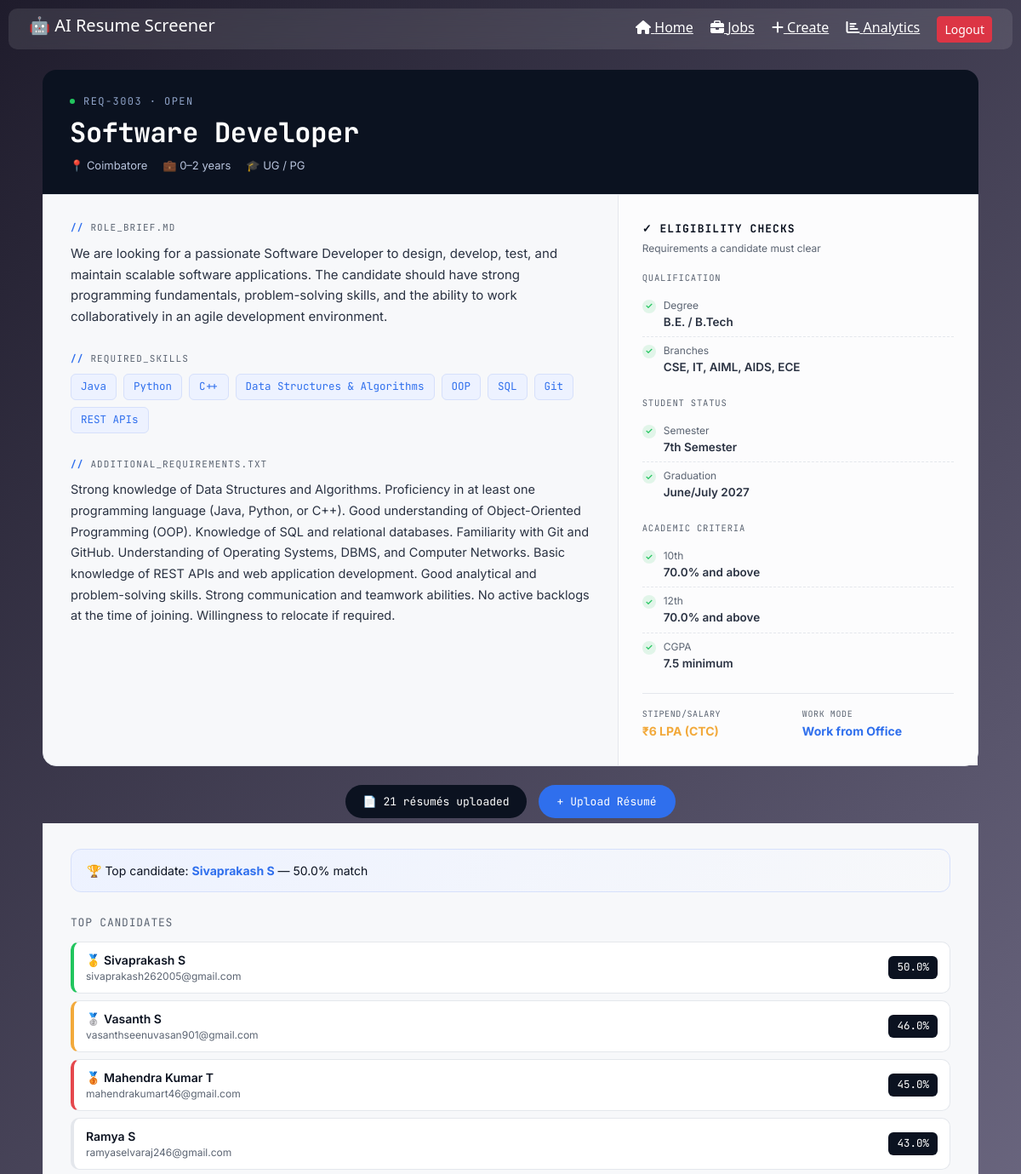
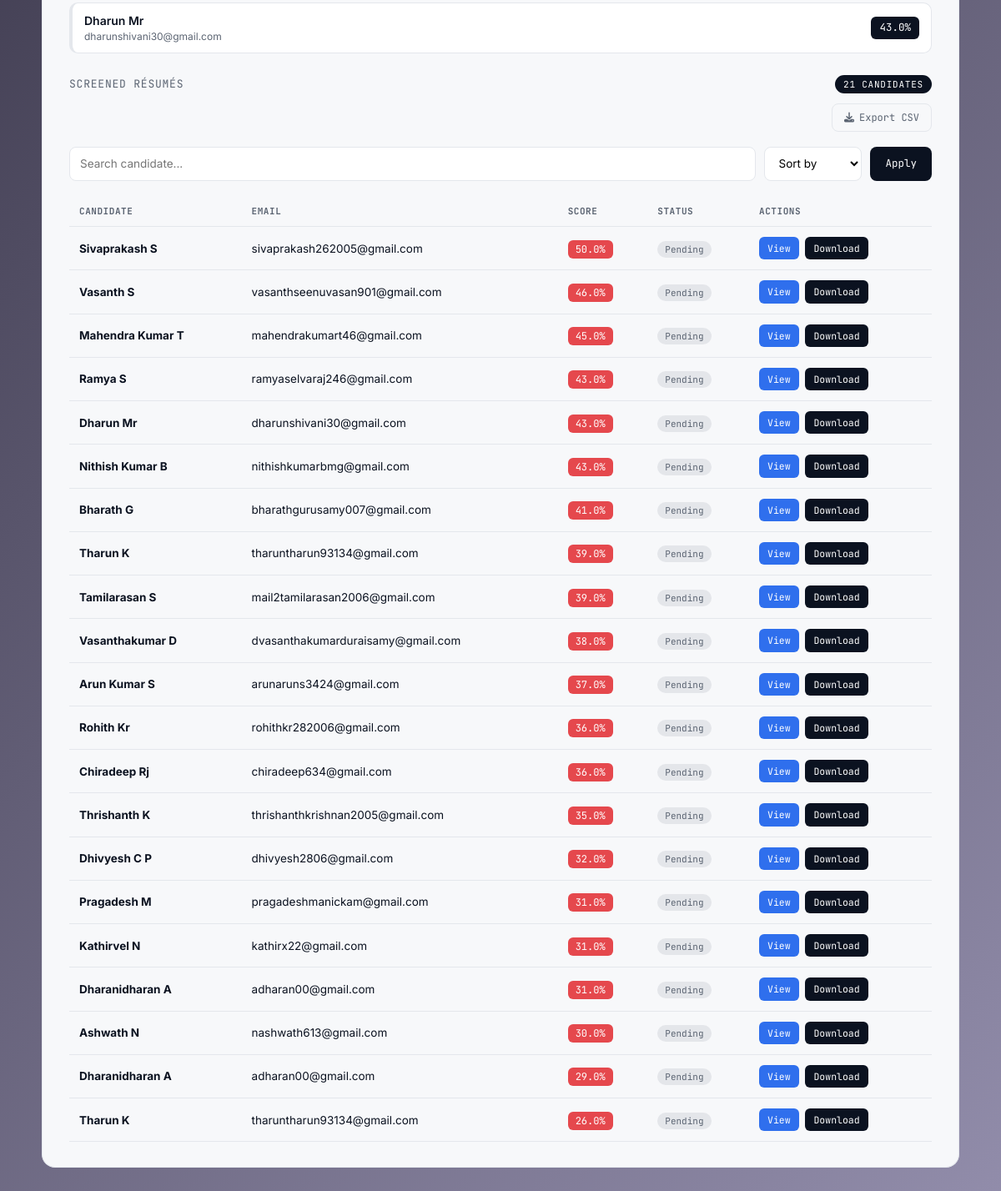
/job/3/ (signed in), run on the app's committed database (2 pictures, top to bottom).
### app/models.py (models this page shows, shortened)
class Job(models.Model):
    title = models.CharField(max_length=200)
    description = models.TextField()
    skills = models.CharField(max_length=300, blank=True)
    experience = models.CharField(max_length=100, blank=True)
    education = models.CharField(max_length=200, blank=True)
    location = models.CharField(max_length=100, blank=True)
    qualification = models.CharField(max_length=100, blank=True)         # e.g. "B.E. / B.Tech"
    eligible_branches = models.CharField(max_length=300, blank=True)      # e.g. "CSE, IT, AIML, AIDS"
    current_semester = models.CharField(max_length=50, blank=True)        # e.g. "7th semester"
    expected_graduation = models.CharField(max_length=50, blank=True)     # e.g. "June/July 2027"
    min_tenth_percentage = models.FloatField(null=True, blank=True)       # e.g. 75.0
    min_twelfth_percentage = models.FloatField(null=True, blank=True)     # e.g. 70.0
    min_cgpa = models.FloatField(null=True, blank=True)                   # e.g. 6.5
    stipend = models.CharField(max_length=100, blank=True)                # e.g. "₹25,000/month"
    work_mode = models.CharField(max_length=50, blank=True)               # e.g. "Work from Office"
    additional_requirements = models.TextField(blank=True)                # relocation, full-time commitment etc.

class Resume(models.Model):
    job = models.ForeignKey(Job, on_delete=models.CASCADE)
    file = models.FileField(upload_to='resumes/')
    name = models.CharField(max_length=200)
    email = models.EmailField()
    phone = models.CharField(max_length=20)
    extracted_text = models.TextField(blank=True)
    score = models.FloatField(null=True, blank=True)
    match_reasons = models.TextField(blank=True, null=True)
    matched_skills = models.TextField(blank=True, null=True)
    skills_score = models.FloatField(null=True, blank=True)
    experience_score = models.FloatField(null=True, blank=True)
    education_score = models.FloatField(null=True, blank=True)
    experience_text = models.TextField(blank=True, null=True)
    education_text = models.TextField(blank=True, null=True)
    shortlisted = models.BooleanField(null=True, blank=True, default=None)
    skill_match_ratio = models.FloatField(null=True, blank=True)
    matched_skills_count = models.IntegerField(null=True, blank=True)
    years_experience = models.IntegerField(null=True, blank=True)
    education_level = models.IntegerField(null=True, blank=True)
    resume_word_count = models.IntegerField(null=True, blank=True)

### app/views.py (the view)
# urls.py: path('job/<int:id>/', views.job_detail, name='job_detail'),
@login_required
def job_detail(request, id):
    job = get_object_or_404(Job, id=id)
    skill_list = [s.strip() for s in (job.skills or "").split(',') if s.strip()]
    resumes = Resume.objects.filter(job=job)
    query = request.GET.get('q')
    if query:
        resumes = resumes.filter(name__icontains=query)
    sort = request.GET.get('sort')
    if sort == "high":
        resumes = resumes.order_by('-score')
    elif sort == "low":
        resumes = resumes.order_by('score')
    else:
        resumes = resumes.order_by('-score')  # default
    top_candidate = resumes.first() if resumes.exists() else None
    return render(request, 'app/job_detail.html', {
        'job': job,
        'resumes': resumes,
        'top_candidate': top_candidate,
        'skill_list': skill_list
    })

### app/templates/app/job_detail.html (shortened to what this page needs)
{% extends 'app/base.html' %}
{% block content %}
<div class="jd-page">
  <div class="jd-header">
    <div class="jd-req-id">
      <span class="jd-dot"></span> REQ-{{ job.id }}00{{ job.id }} · OPEN
    </div>
    <h1 class="jd-title">{{ job.title }}</h1>
    <div class="jd-meta-row">
      <span>📍 {{ job.location|default:"Not specified" }}</span>
      <span>💼 {{ job.experience|default:"Not specified" }}</span>
      <span>🎓 {{ job.education|default:"Not specified" }}</span>
    </div>
  </div>
  <div class="jd-body">
    <div class="jd-main">
      <div class="jd-section-label">role_brief.md</div>
      <p class="jd-description">{{ job.description }}</p>
      <div class="jd-section-label">required_skills</div>
      <div class="jd-skills">
        {% for skill in skill_list %}
          <span class="jd-skill-tag">{{ skill }}</span>
        {% empty %}
          <span class="jd-req-line" style="color: #5B6472;">No specific skills listed</span>
        {% endfor %}
      </div>
      {% if job.additional_requirements %}
      <div class="jd-section-label">additional_requirements.txt</div>
      <p class="jd-req-line">{{ job.additional_requirements }}</p>
      {% endif %}
    </div>
    <div class="jd-panel">
      <div class="jd-panel-title">✓ Eligibility Checks</div>
      <div class="jd-panel-sub">Requirements a candidate must clear</div>
      {% if job.qualification or job.eligible_branches %}
      <div class="jd-check-group">
        <div class="jd-check-group-label">Qualification</div>
        {% if job.qualification %}
        <div class="jd-check-row">
          <span class="jd-check-icon">✓</span>
          <span>
            <span class="jd-check-label">Degree</span>
            <span class="jd-check-value">{{ job.qualification }}</span>
          </span>
        </div>
        {% endif %}
        {% if job.eligible_branches %}
        <div class="jd-check-row">
          <span class="jd-check-icon">✓</span>
          <span>
            <span class="jd-check-label">Branches</span>
            <span class="jd-check-value">{{ job.eligible_branches }}</span>
          </span>
        </div>
        {% endif %}
      </div>
      {% endif %}
      {% if job.current_semester or job.expected_graduation %}
      <div class="jd-check-group">
        <div class="jd-check-group-label">Student Status</div>
        {% if job.current_semester %}
        <div class="jd-check-row">
          <span class="jd-check-icon">✓</span>
          <span>
            <span class="jd-check-label">Semester</span>
            <span class="jd-check-value">{{ job.current_semester }}</span>
          </span>
        </div>
        {% endif %}
        {% if job.expected_graduation %}
        <div class="jd-check-row">
          <span class="jd-check-icon">✓</span>
          <span>
            <span class="jd-check-label">Graduation</span>
            <span class="jd-check-value">{{ job.expected_graduation }}</span>
          </span>
        </div>
        {% endif %}
      </div>
      {% endif %}
      {% if job.min_tenth_percentage or job.min_twelfth_percentage or job.min_cgpa %}
      <div class="jd-check-group">
        <div class="jd-check-group-label">Academic Criteria</div>
        {% if job.min_tenth_percentage %}
        <div class="jd-check-row">
          <span class="jd-check-icon">✓</span>
          <span>
            <span class="jd-check-label">10th</span>
            <span class="jd-check-value">{{ job.min_tenth_percentage }}% and above</span>
          </span>
        </div>
        {% endif %}
        {% if job.min_twelfth_percentage %}
        <div class="jd-check-row">
          <span class="jd-check-icon">✓</span>
          <span>
            <span class="jd-check-label">12th</span>
            <span class="jd-check-value">{{ job.min_twelfth_percentage }}% and above</span>
          </span>
        </div>
        {% endif %}
        {% if job.min_cgpa %}
        <div class="jd-check-row">
          <span class="jd-check-icon">✓</span>
          <span>
            <span class="jd-check-label">CGPA</span>
            <span class="jd-check-value">{{ job.min_cgpa }} minimum</span>
          </span>
        </div>
        {% endif %}
      </div>
      {% endif %}
      {% if job.stipend or job.work_mode %}
      <div class="jd-offer-strip">
        {% if job.stipend %}
        <div class="jd-offer-item">
          <div class="jd-offer-label">Stipend/Salary</div>
          <div class="jd-offer-value">{{ job.stipend }}</div>
        </div>
        {% endif %}
        {% if job.work_mode %}
        <div class="jd-offer-item">
          <div class="jd-offer-label">Work Mode</div>
          <div class="jd-offer-value" style="color: #2F6FED;">{{ job.work_mode }}</div>
        </div>
        {% endif %}
      </div>
      {% endif %}
    </div>
  </div>
  <div class="jd-action-bar">
    <span class="jd-pill">📄 {{ resumes|length }} résumés uploaded</span>
    <a href="/upload/{{ job.id }}/" class="jd-btn-primary">+ Upload Résumé</a>
  </div>
  <div class="jd-candidates">
    {% if top_candidate %}
    <div class="jd-top-banner">
      🏆 Top candidate: <b>{{ top_candidate.name }}</b> — {{ top_candidate.score }}% match
    </div>
    {% endif %}
    <div class="jd-cand-heading">
      Top Candidates
    </div>
    <div class="jd-rank-list">
      {% for r in resumes|slice:":5" %}
        <div class="jd-rank-row {% if forloop.counter == 1 %}rank-1{% elif forloop.counter == 2 %}rank-2{% elif forloop.counter == 3 %}rank-3{% endif %}">
          <div>
            <div class="jd-rank-name">
              {% if forloop.counter == 1 %}🥇{% elif forloop.counter == 2 %}🥈{% elif forloop.counter == 3 %}🥉{% endif %}
              {{ r.name }}
            </div>
            <div class="jd-rank-email">{{ r.email }}</div>
          </div>
          <span class="jd-score-chip">{{ r.score }}%</span>
        </div>
      {% empty %}
        <p style="color: #5B6472; font-size: 13.5px;">No candidates yet</p>
      {% endfor %}
    </div>
    <div class="jd-cand-heading">
      Screened Résumés
      <span class="jd-count-chip">{{ resumes|length }} candidates</span>
    </div>
    <div style="display:flex; justify-content:flex-end; margin-bottom: 10px;">
      <a href="/download/{{ job.id }}/" class="jd-csv-link"><i class="fa fa-download"></i> Export CSV</a>
    </div>
    <form method="GET" class="jd-toolbar">
      <input type="text" name="q" placeholder="Search candidate..."
             value="{{ request.GET.q }}" class="jd-input">
      <select name="sort" class="jd-select">
        <option value="">Sort by</option>
      </select>
      <button type="submit" class="jd-btn-apply">Apply</button>
    </form>
    <div class="jd-table-wrap">
      <table class="jd-table">
        <thead>
          <tr>
            <th>Candidate</th>
            <th>Email</th>
            <th>Score</th>
            <th>Status</th>
            <th>Actions</th>
          </tr>
        </thead>
        <tbody>
          {% for r in resumes %}
          <tr>
            <td><b>{{ r.name }}</b></td>
            <td>{{ r.email }}</td>
            <td>
              {% if r.score >= 80 %}
                <span class="jd-score-badge jd-score-high">{{ r.score }}%</span>
              {% elif r.score >= 60 %}
                <span class="jd-score-badge jd-score-mid">{{ r.score }}%</span>
              {% else %}
                <span class="jd-score-badge jd-score-low">{{ r.score }}%</span>
              {% endif %}
            </td>
            <td>
              {% if r.score >= 70 %}
                <span class="jd-status-tag jd-status-shortlisted">Shortlisted</span>
              {% else %}
                <span class="jd-status-tag jd-status-pending">Pending</span>
              {% endif %}
            </td>
            <td>
              <a href="/resume/{{ r.id }}/" class="jd-action-link jd-action-view">View</a>
              {% if r.file %}
                <a href="{{ r.file.url }}" class="jd-action-link jd-action-download">Download</a>
              {% else %}
                <span style="color: #E5484D; font-size: 12px;">No file</span>
              {% endif %}
            </td>
          </tr>
          {% empty %}
          <tr>
            <td colspan="5" style="text-align:center; color: #5B6472;">No resumes uploaded</td>
          </tr>
          {% endfor %}
        </tbody>
      </table>
    </div>
  </div>
</div>
{% endblock %}

### app/templates/app/base.html (shortened to what this page needs)
<!DOCTYPE html>
<html>
<head>
    <link href="https://cdn.jsdelivr.net/npm/bootstrap@5.3.0/dist/css/bootstrap.min.css" rel="stylesheet">
    <link href="https://cdnjs.cloudflare.com/ajax/libs/font-awesome/6.5.0/css/all.min.css" rel="stylesheet">
</head>
<body>
<nav class="navbar navbar-expand-lg px-4">
    <h5 class="text-white">🤖 AI Resume Screener</h5>
    <div class="ms-auto">
        <a href="/" class="me-3"><i class="fa fa-home"></i> Home</a>
        <a href="/jobs/" class="me-3"><i class="fa fa-briefcase"></i> Jobs</a>
        <a href="/create-job/" class="me-3"><i class="fa fa-plus"></i> Create</a>
        <a href="/analytics/" class="me-3"><i class="fa fa-chart-bar"></i> Analytics</a>
         {% if user.is_authenticated %}
        <form action="/logout/" method="post" style="display:inline;">
    <button class="btn btn-sm btn-danger">Logout</button>
</form>
    {% else %}
        <a href="/login/" class="btn btn-sm btn-primary">Login</a>
    {% endif %}
    </div>
</nav>
<div class="container mt-4">
    {% block content %}
    {% endblock %}
</div>
</body>
</html>

### app/templates/app/base.html (style rules this page uses)
body { background: linear-gradient(135deg, #1f1c2c, #928dab); min-height: 100vh; font-family: 'Segoe UI', sans-serif; }
.navbar { background: rgba(255,255,255,0.1); backdrop-filter: blur(10px); border-radius: 10px; margin: 10px; }
.navbar a { color: white !important; font-weight: 500; }

### data on the page
Job: id "3", title "Software Developer", location "Coimbatore", experience "0–2 years", education "UG / PG", description "We are looking for a passionate Software Developer to design, develop, test, and maintain scalable software applications. The candidate should have strong programming fundamentals, problem-solving skills, and the ability to work collaboratively in an agile development environment.", additional_requirements "Strong knowledge of Data Structures and Algorithms. Proficiency in at least one programming language (Java, Python, or C++). Good understanding of Object-Oriented Programming (OOP). Knowledge of SQL and relational databases. Familiarity with Git and GitHub. Understanding of Operating Systems, DBMS, and Computer Networks. Basic knowledge of REST APIs and web application development. Good analytical and problem-solving skills. Strong communication and teamwork abilities. No active backlogs at the time of joining. Willingness to relocate if required.", qualification "B.E. / B.Tech", eligible_branches "CSE, IT, AIML, AIDS, ECE", current_semester "7th Semester", expected_graduation "June/July 2027", min_tenth_percentage "70.0", min_twelfth_percentage "70.0", min_cgpa "7.5", stipend "₹6 LPA (CTC)", work_mode "Work from Office"
Resume: name "Sivaprakash S", score "50.0", email "sivaprakash262005@gmail.com", shows "Pending"
Resume: name "Vasanth S", email "vasanthseenuvasan901@gmail.com", score "46.0", shows "Pending"
Resume: name "Mahendra Kumar T", email "mahendrakumart46@gmail.com", score "45.0", shows "Pending"
Resume: name "Ramya S", email "ramyaselvaraj246@gmail.com", score "43.0", shows "Pending"
Resume: name "Dharun Mr", email "dharunshivani30@gmail.com", score "43.0", shows "Pending"
Resume: name "Nithish Kumar B", email "nithishkumarbmg@gmail.com", score "43.0", shows "Pending"
Resume: name "Bharath G", email "bharathgurusamy007@gmail.com", score "41.0", shows "Pending"
Resume: name "Tharun K", email "tharuntharun93134@gmail.com", score "39.0", shows "Pending"
Resume: name "Tamilarasan S", email "mail2tamilarasan2006@gmail.com", score "39.0", shows "Pending"
Resume: name "Vasanthakumar D", email "dvasanthakumarduraisamy@gmail.com", score "38.0", shows "Pending"
Resume: name "Arun Kumar S", email "arunaruns3424@gmail.com", score "37.0", shows "Pending"
Resume: name "Rohith Kr", email "rohithkr282006@gmail.com", score "36.0", shows "Pending"
Resume: name "Chiradeep Rj", email "chiradeep634@gmail.com", score "36.0", shows "Pending"
Resume: name "Thrishanth K", email "thrishanthkrishnan2005@gmail.com", score "35.0", shows "Pending"
Resume: name "Dhivyesh C P", email "dhivyesh2806@gmail.com", score "32.0", shows "Pending"
Resume: name "Pragadesh M", email "pragadeshmanickam@gmail.com", score "31.0", shows "Pending"
Resume: name "Kathirvel N", email "kathirx22@gmail.com", score "31.0", shows "Pending"
Resume: name "Dharanidharan A", email "adharan00@gmail.com", score "31.0", shows "Pending"
Resume: name "Ashwath N", email "nashwath613@gmail.com", score "30.0", shows "Pending"
Resume: name "Dharanidharan A", email "adharan00@gmail.com", score "29.0", shows "Pending"
Resume: name "Tharun K", email "tharuntharun93134@gmail.com", score "26.0", shows "Pending"

### other printed values
{{ skill }} "Java" "Python" "C++" "Data Structures & Algorithms" "OOP" "SQL" "Git" "REST APIs"
{{ resumes|length }} "21"
